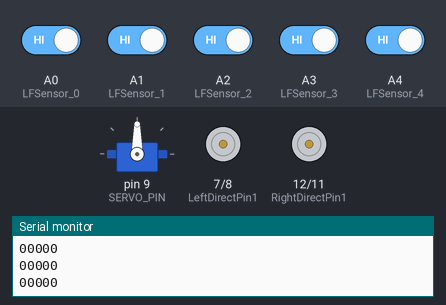
Recording of a sketch running on a simulated Arduino Uno, built with avr-gcc and run on an emulated ATmega328P. Parts: servo, motor-driver pin pairs drawn as motors (green arrow = first pin HIGH = forward, orange = second pin HIGH = backward, longer = more drive, scaled by the enable pin), the last lines printed to the serial monitor. Inputs (shaded band) come from the test bench; at power-on: A0 (LFSensor_0), A1 (LFSensor_1), A2 (LFSensor_2), A3 (LFSensor_3), A4 (LFSensor_4) HIGH.

Above: at 3.2 s.
3.3 s: A0 (LFSensor_0) driven LOW
At 4.2 s:
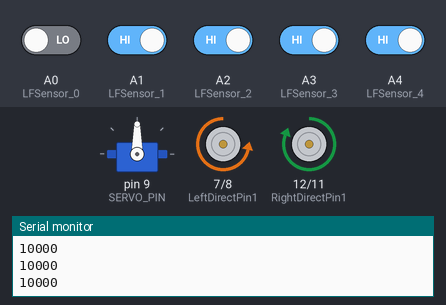
4.8 s: A2 (LFSensor_2) driven LOW
At 5.3 s:
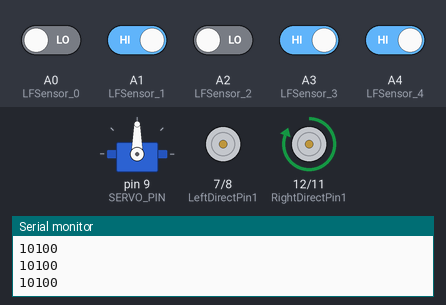
6.3 s: A2 (LFSensor_2) driven HIGH
At 7.5 s:
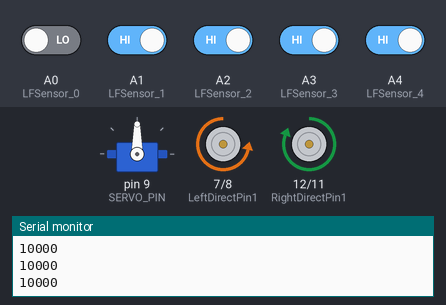
7.8 s: A3 (LFSensor_3) driven LOW
At 8.8 s:
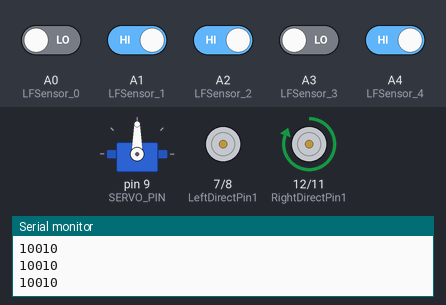
9.3 s: A0 (LFSensor_0) driven HIGH
At 9.9 s:
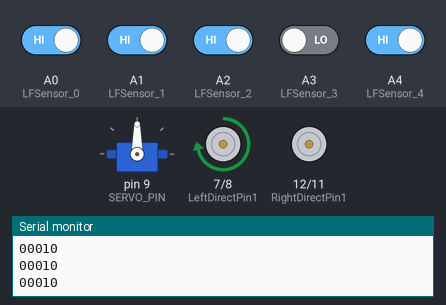
10.8 s: A3 (LFSensor_3) driven HIGH and A4 (LFSensor_4) driven LOW
At 11.1 s:
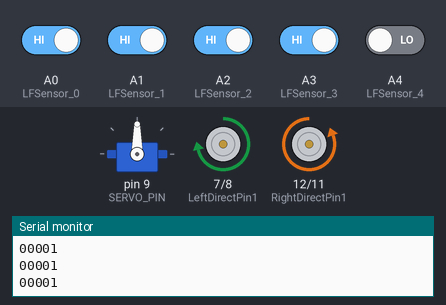
Timing chart, 0 to 13.3 s (numbered marks = the images above; inputs shaded):
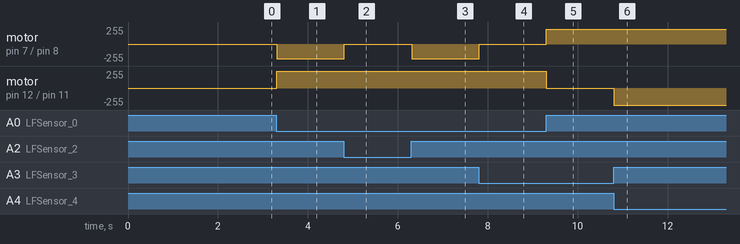

Measured:
- after the input at 3.3 s, motor on pin 7 (LeftDirectPin1) / pin 8 (LeftDirectPin2): stopped → backward 220/255 at once; motor on pin 12 (RightDirectPin1) / pin 11 (RightDirectPin2): stopped → forward 255/255 at once
- after the input at 4.8 s, motor on pin 7 (LeftDirectPin1) / pin 8 (LeftDirectPin2): backward 220/255 → stopped at once
- after the input at 6.3 s, motor on pin 7 (LeftDirectPin1) / pin 8 (LeftDirectPin2): stopped → backward 220/255 at once
- after the input at 7.8 s, motor on pin 7 (LeftDirectPin1) / pin 8 (LeftDirectPin2): backward 220/255 → stopped at once
- after the input at 9.3 s, motor on pin 7 (LeftDirectPin1) / pin 8 (LeftDirectPin2): stopped → forward 220/255 at once; motor on pin 12 (RightDirectPin1) / pin 11 (RightDirectPin2): forward 255/255 → stopped at once
- after the input at 10.8 s, motor on pin 12 (RightDirectPin1) / pin 11 (RightDirectPin2): stopped → backward 255/255 at once

The sketch:

code_made_myself.ino
```cpp
#include <Servo.h>
/*Declare L298N Dual H-Bridge Motor Controller directly since there is not a library to load.*/
// Define L298N Dual H-Bridge Motor Controller Pins
#define speedPinR 13        // RIGHT PWM pin connect MODEL-X ENA
#define RightDirectPin1 12  //  Right Motor direction pin 1 to MODEL-X IN1
#define RightDirectPin2 11  // Right Motor direction pin 2 to MODEL-X IN2
#define speedPinL 6         //  Left PWM pin connect MODEL-X ENB
#define LeftDirectPin1 7    // Left Motor direction pin 1 to MODEL-X IN3
#define LeftDirectPin2 8    /// Left Motor direction pin 1 to MODEL-X IN4
#define LPT 2               // scan loop coumter

#define SERVO_PIN 9  // servo connect to D9

#define Echo_PIN 2  // Ultrasonic Echo pin connect to D11
#define Trig_PIN 3  // Ultrasonic Trig pin connect to D12

#define BUZZ_PIN 13
#define FAST_SPEED 250   // both sides of the motor speed
#define SPEED 220        // both sides of the motor speed
#define TURN_SPEED 200   // both sides of the motor speed
#define BACK_SPEED1 255  // back speed
#define BACK_SPEED2 90   // back speed

#define LFSensor_0 A0  // OLD D3
#define LFSensor_1 A1
#define LFSensor_2 A2
#define LFSensor_3 A3
#define LFSensor_4 A4  // OLD D10

int leftscanval, centerscanval, rightscanval, ldiagonalscanval, rdiagonalscanval;
const int distancelimit = 10;      // distance limit for obstacles in front
const int sidedistancelimit = 10;  // minimum distance in cm to obstacles at both sides (the car will allow a shorter distance sideways)
int distance;
int numcycles = 0;
const int turntime = 250;  // Time the robot spends turning (miliseconds)
const int backtime = 300;  // Time the robot spends turning (miliseconds)

int thereis;
Servo head;

/*set motor speed */
void set_Motorspeed(int speed_L, int speed_R) {
  analogWrite(speedPinL, speed_L);
  analogWrite(speedPinR, speed_R);
}

/*motor control*/
void go_Advance(void)  // Forward
{
  digitalWrite(RightDirectPin1, HIGH);
  digitalWrite(RightDirectPin2, LOW);
  digitalWrite(LeftDirectPin1, HIGH);
  digitalWrite(LeftDirectPin2, LOW);
}
void go_Left()  // Turn left
{
  digitalWrite(RightDirectPin1, HIGH);
  digitalWrite(RightDirectPin2, LOW);
  digitalWrite(LeftDirectPin1, LOW);
  digitalWrite(LeftDirectPin2, HIGH);
}
void go_Right()  // Turn right
{
  digitalWrite(RightDirectPin1, LOW);
  digitalWrite(RightDirectPin2, HIGH);
  digitalWrite(LeftDirectPin1, HIGH);
  digitalWrite(LeftDirectPin2, LOW);
}
void go_Back()  // Reverse
{
  digitalWrite(RightDirectPin1, LOW);
  digitalWrite(RightDirectPin2, HIGH);
  digitalWrite(LeftDirectPin1, LOW);
  digitalWrite(LeftDirectPin2, HIGH);
}
void stop_Stop()  // Stop
{
  digitalWrite(RightDirectPin1, LOW);
  digitalWrite(RightDirectPin2, LOW);
  digitalWrite(LeftDirectPin1, LOW);
  digitalWrite(LeftDirectPin2, LOW);
  set_Motorspeed(0, 0);
}

//? -------------------------- LINE TRACKING --------------------------

char sensor[5];
/*read sensor value string, 1 stands for black, 0 stands for white, i.e 10000 means the first sensor(from left) detect black line, other 4 sensors detected white ground */
String read_sensor_values() {
  int sensorvalue = 32; // Stands for 100000 in binary => We have 6 digits as we need to change many of them and then substring them to get 5. this is done by dropping the leftmost value
  //~ All digitalRead have a ! as this gives the NOT value. wo it we get everything as 0 standing for black and 1 for white but we want the opposite so we add the !
  sensor[0] = !digitalRead(LFSensor_0);

  sensor[1] = !digitalRead(LFSensor_1);

  sensor[2] = !digitalRead(LFSensor_2);

  sensor[3] = !digitalRead(LFSensor_3);

  sensor[4] = !digitalRead(LFSensor_4);
  sensorvalue += (sensor[0] * 16) + (sensor[1] * 8) + (sensor[2] * 4) + (sensor[3] * 2) + (sensor[4]);

  String senstr = String(sensorvalue, BIN);
  senstr = senstr.substring(1, 6);

  return senstr;
}

void auto_line_tracking()
{

  String sensorval = read_sensor_values();
  Serial.println(sensorval);


    if (sensorval == "10000")
    {
      // The black line is in the left of the car, need  left turn
      go_Left(); // Turn left
      set_Motorspeed(SPEED, SPEED);
    }
    if (sensorval == "10100" || sensorval == "01000" || sensorval == "01100" || sensorval == "11100" || sensorval == "10010" || sensorval == "11010")
    {
      go_Advance(); // Turn slight left
      set_Motorspeed(0, SPEED);
    }
    if (sensorval == "00001" && 2 == 2)
    {             // The black line is  on the right of the car, need  right turn
      go_Right(); // Turn right
      set_Motorspeed(SPEED, SPEED);
    }
    if (sensorval == "00011" || sensorval == "00010" || sensorval == "00101" || sensorval == "00110" || sensorval == "00111" || sensorval == "01101" || sensorval == "01111" || sensorval == "01011" || sensorval == "01001")
    {
      go_Advance(); // Turn slight right
      set_Motorspeed(SPEED, 0);
    }
    //~ If it detects all BLACK it stops
    if (sensorval == "11111")
    {

      stop_Stop(); // The car front touch stop line, need stop
      set_Motorspeed(0, 0);
    }
    //~ If it detects all WHITE it stops
    if (sensorval == "00000")
    {

      stop_Stop(); // The car front touch stop line, need stop
      set_Motorspeed(0, 0);
    }
}

unsigned long startTime = 0;  // Variable to store the start time
unsigned long duration = 5000;  // Duration of the function in milliseconds (5 seconds)
unsigned long restTime = 1000;  // Rest time in milliseconds (1 second)

void algorithm(){
  // watchsurrounding();
  auto_line_tracking();
}


//? -------------------------- ULTRASONIC SENSOR --------------------------

int watch(){
  long echo_distance;
  digitalWrite(Trig_PIN, LOW);
  delayMicroseconds(5);
  digitalWrite(Trig_PIN, HIGH);
  delayMicroseconds(15);
  digitalWrite(Trig_PIN, LOW);
  echo_distance = pulseIn(Echo_PIN, HIGH);
  echo_distance = echo_distance * 0.01657; // how far away is the object in cm
  return round(echo_distance);
}

String watchsurrounding()
{
  /*  obstacle_status is a binary integer, its last 5 digits stands for if there is any obstacles in 5 directions,
   *   for example B101000 last 5 digits is 01000, which stands for Left front has obstacle, B100111 means front, right front and right ha
   */
  //& Obstacle Status Understanding
  //& 5 digits = 00000
  //& 1st digit = right
  //& 2nd digit = right diagonal
  //& 3rd digit = front
  //& 4th digit = left diagonal
  //& 5th digit = left
  //&   0         0        0         0          0
  //& Left Left Diagonal Front Right Diagonal Right
  //& ===> No obstacle
  //&   0         0        1         0          0
  //& Left Left Diagonal Front Right Diagonal Right
  //& ===> Object in front
  int obstacle_status = B100000; //~ obstacle

  //~ Obstacle in Front
  centerscanval = watch(); //~ gets distance in front and assigns it to centerscanval
  if (centerscanval < distancelimit)
  {
    stop_Stop();
    obstacle_status = obstacle_status | B100; //~ Bitwise OR operator, sets the 3rd bit to 1
  }

  //~ Obstacle in Left Diagonal
  head.write(120); //~ This turns the ultrasonic sensor to check the left diagonal
  delay(100);
  ldiagonalscanval = watch();
  if (ldiagonalscanval < distancelimit)
  {
    stop_Stop();
    obstacle_status = obstacle_status | B1000;
  }

  //~ Obstacle in Left
  head.write(180);
  delay(300);
  leftscanval = watch();
  if (leftscanval < sidedistancelimit)
  {
    stop_Stop();
    obstacle_status = obstacle_status | B10000;
  }

  //~ Moves Object back to Front
  head.write(90); // use 90 degrees if you are moving your servo through the whole 180 degrees
  delay(100);
  centerscanval = watch();
  if (centerscanval < distancelimit)
  {
    stop_Stop();
    obstacle_status = obstacle_status | B100;
  }

  //~ Obstacle in Right Diagonal
  head.write(40);
  delay(100);
  rdiagonalscanval = watch();
  if (rdiagonalscanval < distancelimit)
  {
    stop_Stop();
    obstacle_status = obstacle_status | B10;
  }

  //~ Obstacle in Right
  head.write(0);
  delay(100);
  rightscanval = watch();
  if (rightscanval < sidedistancelimit)
  {
    stop_Stop();
    obstacle_status = obstacle_status | 1;
  }
  //~ Moves Object back to Front
  head.write(90); // Finish looking around (look forward again)
  delay(300);
  String obstacle_str = String(obstacle_status, BIN);
  obstacle_str = obstacle_str.substring(1, 6); //~ Turns string to 5 digit binary

  return obstacle_str; // return 5-character string standing for 5 direction obstacle status
}

void setup()
{
  /*setup L298N pin mode*/
  pinMode(RightDirectPin1, OUTPUT);
  pinMode(RightDirectPin2, OUTPUT);
  pinMode(speedPinL, OUTPUT);
  pinMode(LeftDirectPin1, OUTPUT);
  pinMode(LeftDirectPin2, OUTPUT);
  pinMode(speedPinR, OUTPUT);
  stop_Stop(); // stop move
  /*init HC-SR04*/
  pinMode(Trig_PIN, OUTPUT);
  pinMode(Echo_PIN, INPUT);
  /*init buzzer*/
  pinMode(BUZZ_PIN, OUTPUT);
  digitalWrite(BUZZ_PIN, HIGH);

  digitalWrite(Trig_PIN, LOW);
  /*init servo*/
  head.attach(SERVO_PIN);
  head.write(90);
  delay(2000);

  Serial.begin(9600);
}

void loop()
{
  algorithm();
}
```
